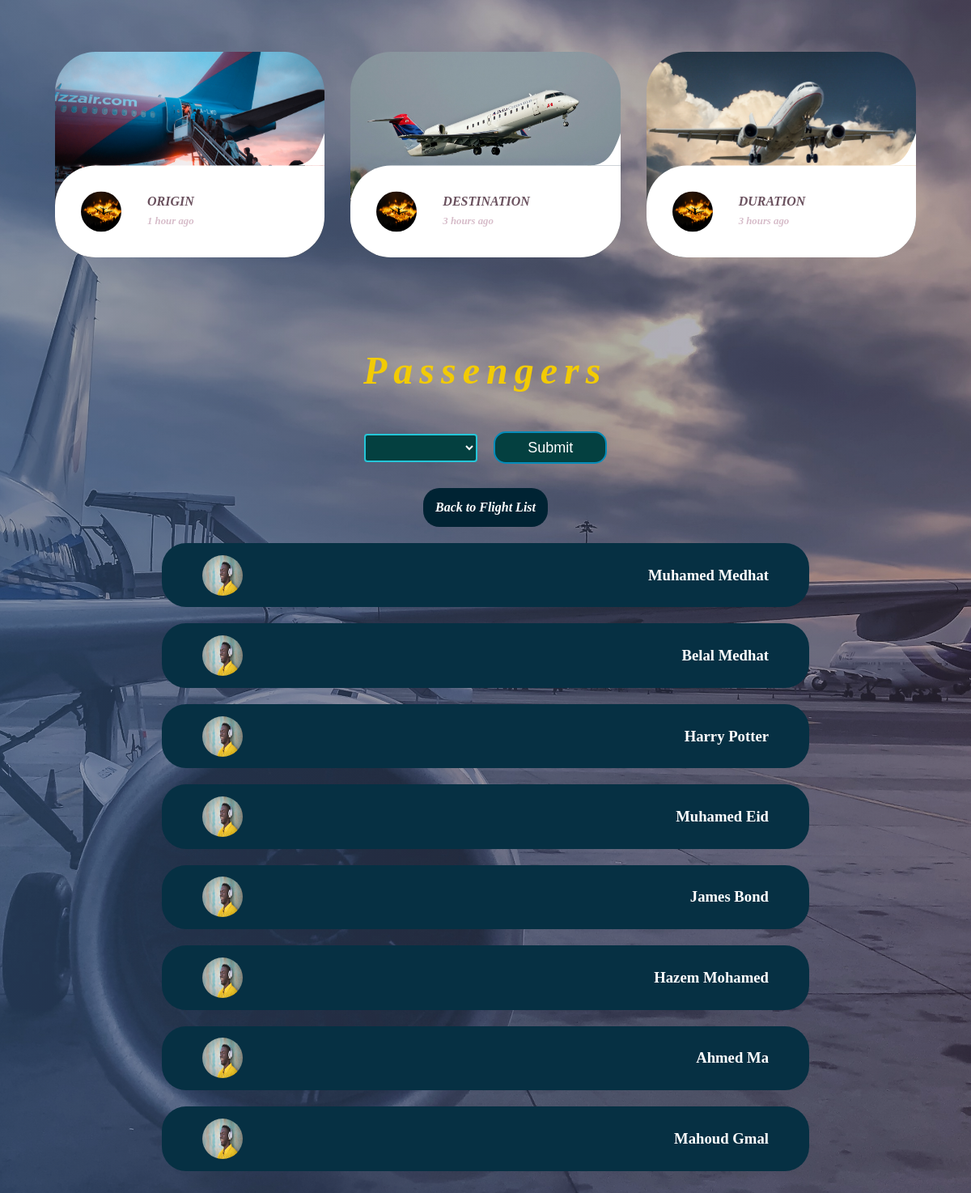
The page /flights/1 on the database its author committed.
### flights/models.py (models this page shows)
class Passenger(models.Model):
    first = models.CharField(max_length=64)
    last = models.CharField(max_length=64)
    flights = models.ManyToManyField(Flight,blank=True, related_name="passengers")
    def __str__(self):
        return f"{self.first} {self.last}"

### flights/views.py (the view)
# urls.py: path("<int:flight_id>", views.flight,name="flight"),
def flight(request, flight_id):
    flight = Flight.objects.get(pk=flight_id)
    return render(request, "flights/flight.html", {
        "flight": flight,
        "passengers": flight.passengers.all(),
        "non_passengers" : Passenger.objects.exclude(flights=flight).all()
    })

### flights/models.py (called while the page is built)
    def __str__(self):
        return f"{self.city} ({self.code})"

### flights/templates/flights/flight.html (shortened to what this page needs)
{%extends "flights/layout.html"%} {%block body%}
<ul class="cards">
  <li>
    <a href="" class="card">
      <img src="../../static/css/imgs/card2.jpg" class="card__image" alt="" />
      <div class="card__overlay">
        <div class="card__header">
          <svg class="card__arc" xmlns="http://www.w3.org/2000/svg">
            <path />
          </svg>
          <img
            class="card__thumb"
            src="../../static/css/imgs/avatar.jpg"
            alt=""
          />
          <div class="card__header-text">
            <h3 class="card__title">ORIGIN</h3>
            <span class="card__status">1 hour ago</span>
          </div>
        </div>
      </div>
    </a>
  </li>
  <li>
    <a href="" class="card">
      <img src="../../static/css/imgs/cared1.jpg" class="card__image" alt="" />
      <div class="card__overlay">
        <div class="card__header">
          <svg class="card__arc" xmlns="http://www.w3.org/2000/svg">
            <path />
          </svg>
          <img
            class="card__thumb"
            src="../../static/css/imgs/avatar.jpg"
            alt=""
          />
          <div class="card__header-text">
            <h3 class="card__title">DESTINATION</h3>
            <span class="card__status">3 hours ago</span>
          </div>
        </div>
      </div>
    </a>
  </li>
  <li>
    <a href="" class="card">
      <img src="../../static/css/imgs/cardd4.jpg" class="card__image" alt="" />
      <div class="card__overlay">
        <div class="card__header">
          <svg class="card__arc" xmlns="http://www.w3.org/2000/svg">
            <path />
          </svg>
          <img
            class="card__thumb"
            src="../../static/css/imgs/avatar.jpg"
            alt=""
          />
          <div class="card__header-text">
            <h3 class="card__title">DURATION</h3>
            <span class="card__status">3 hours ago</span>
          </div>
        </div>
      </div>
    </a>
  </li>
</ul>
<div class="heroo_head">
  <h3
    class="head_content animate__animated animate__backInDown"
    style="color: #f2cb05"
  >
    Passengers
  </h3>
</div>
<div class="passengerForm">
  <form action="{% url 'book' flight.id%}" method="post" id="form">
    <select name="passenger" id="passenger_select">
    </select>
    <input type="submit" class="hvr-grow-shadow" />
  </form>
</div>
<div
  class="backToFlights"
  style="
    display: flex;
    justify-content: center;
    align-items: center;
    margin-bottom: 20px;
  "
>
  <a
    id="backFlights"
    href="{% url 'index' %}"
    style="
      width: fit-content;
      background-color: #002333;
      border-radius: 20px;
      padding: 15px;
    "
    >Back to Flight List</a
  >
</div>
<div class="PassenderContainer">
  {% for passenger in passengers%}
  <div class="passengerName" style="border-radius: 30px" id="passName">
    <img class="card__thumb" src="../../static/css/imgs/ava1.jpg" alt="" />
    <h3>{{passenger}}</h3>
  </div>
  {%empty%}
  <div>No Passengers</div>
  {%endfor%}
</div>
{%endblock%}

### flights/templates/flights/layout.html (shortened to what this page needs)
{% load static %}
<!DOCTYPE html>
<html lang="en">
  <head>
    <link rel="stylesheet" type="text/css" href="{%static 'css/style.css' %}" />
    <link rel="stylesheet" type="text/css" href="{%static 'css/main.css' %}" />
    <link
      rel="stylesheet"
      href="https://cdnjs.cloudflare.com/ajax/libs/animate.css/4.1.1/animate.min.css"
    />
  </head>
  <body>
    {%block body%} {%endblock%}
  </body>
</html>

### flights/static/css/style.css (style rules this page uses)
body { background-image: linear-gradient(to right, rgba(48, 91, 140, 0.478), rgba(66, 51, 77, 0.29)),url(../css//imgs/back2.jpg); background-position: center; background-size: cover; background-repeat: no-repeat; }
a { text-decoration: none; color: white; font-weight: bold; font-style: italic; }
:root { --surface-color: #fff; --curve: 50; }
.cards { display: grid; grid-template-columns: repeat(auto-fit, minmax(300px, 1fr)); gap: 2rem; margin: 4rem 5vw; padding: 0; list-style-type: none; }
.card { position: relative; display: block; height: 100%; border-radius: calc(var(--curve) * 1px); overflow: hidden; text-decoration: none; }
.card__image { width: 100%; height: 100%; }
.card__overlay { position: absolute; bottom: 0; left: 0; right: 0; z-index: 1; border-radius: calc(var(--curve) * 1px); background-color: var(--surface-color); transform: translateY(100%); transition: .2s ease-in-out; }
.card__header { position: relative; display: flex; align-items: center; gap: 2em; padding: 2em; border-radius: calc(var(--curve) * 1px) 0 0 0; background-color: var(--surface-color); transform: translateY(-100%); transition: .2s ease-in-out; }
.card__arc { width: 80px; height: 80px; position: absolute; bottom: 100%; right: 0; z-index: 1; }
.card__thumb { flex-shrink: 0; width: 50px; height: 50px; border-radius: 50%; }
.card__title { font-size: 1em; margin: 0 0 .3em; color: #6A515E; }
.card__status { font-size: .8em; color: #D7BDCA; }
.PassenderContainer { display: flex; justify-content: center; align-items: center; flex-direction: column; }
.passengerName { width: 700px; display: flex; justify-content: space-between; align-items: center; text-transform: capitalize; background-color: #2C6CBF; margin-bottom: 20px; padding: 10px 50px 10px 50px; color: #ffffff; }

### flights/static/css/main.css (style rules this page uses)
.heroo_head { display: flex; justify-content: center; font-size: 2.5rem; font-weight: bold; color: white; font-style: italic; letter-spacing: 1.5px; }
.heroo_head h3 { color: #044040; }
.passengerForm { display: flex; justify-content: center; align-items: center; margin-bottom: 30px; }
#form { width: 300px; display: flex; justify-content: space-evenly; align-items: center; }
#passenger_select { width: 150px; height: 35px; background-color: #044040; border: 2px solid #25c7d9; border-radius: 4px; color: white; margin-right: 20px; }
.hvr-grow-shadow { display: inline-block; vertical-align: middle; -webkit-transform: perspective(1px) translateZ(0); transform: perspective(1px) translateZ(0); box-shadow: 0 0 1px rgba(0, 0, 0, 0); -webkit-transition-duration: 0.3s; transition-duration: 0.3s; -webkit-transition-property: box-shadow, transform; transition-property: box-shadow, transform; width: 150px; height: 40px; border-radius: 15px; border: 2px solid #008cba; background-color: #044040; font-size: large; color: white; }

### flights/templates/flights/layout.html (style rules this page uses)
.head_content { color: #f2cb05; font-weight: bold; font-size: 3rem; letter-spacing: 8px; }
#passName { background-color: #063043; }

### rows shown on the page
Passenger: first+last "Muhamed Medhat"
Passenger: first+last "Belal Medhat"
Passenger: first+last "Harry Potter"
Passenger: first+last "Muhamed Eid"
Passenger: first+last "James Bond"
Passenger: first+last "Hazem Mohamed"
Passenger: first+last "Ahmed Ma"
Passenger: first+last "Mahoud Gmal"
